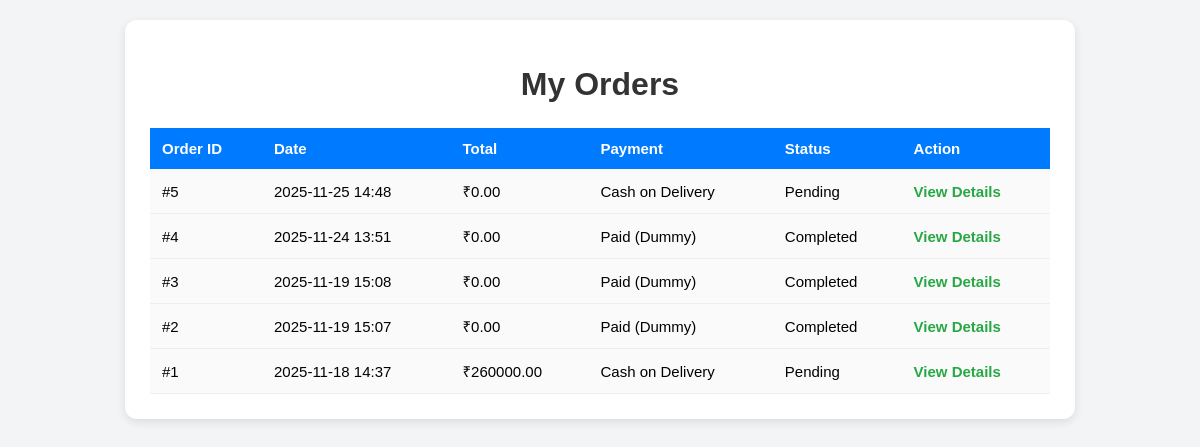
/my-orders/ (signed in), run on the app's committed database.
### Commerce/models.py (models this page shows, shortened)
class Order(models.Model):
    PAYMENT_CHOICES = [
        ('COD', 'Cash on Delivery'),
        ('PAID', 'Paid (Dummy)')
    ]
    user = models.ForeignKey(User, on_delete=models.CASCADE)
    created_at = models.DateTimeField(auto_now_add=True)
    total_amount = models.DecimalField(max_digits=10, decimal_places=2)
    payment_method = models.CharField(max_length=10, choices=PAYMENT_CHOICES, default='COD')
    payment_status = models.CharField(max_length=20, default='Pending')

### Commerce/views.py (the view)
# urls.py: path('my-orders/', views.my_orders, name='my_orders'),
@login_required
def my_orders(request):
    orders = Order.objects.filter(user=request.user).order_by('-created_at')
    return render(request, 'my_orders.html', {'orders': orders})

### templates/my_orders.html (shortened to what this page needs)
{% load static %}
<!DOCTYPE html>
<html>
<head>
  <link rel="stylesheet" href="{% static 'my_orders.css' %}">
</head>
<body>
  <div class="orders-container">
    <h1>
      My Orders
    </h1>
    {% if orders %}
    <table>
      <tr>
        <th>Order ID</th>
        <th>Date</th>
        <th>Total</th>
        <th>Payment</th>
        <th>Status</th>
        <th>Action</th>
      </tr>
      {% for order in orders %}
      <tr>
        <td>#{{ order.id }}</td>
        <td>{{ order.created_at|date:"Y-m-d H:i" }}</td>
        <td>₹{{ order.total_amount }}</td>
        <td>{{ order.get_payment_method_display }}</td>
        <td>{{ order.payment_status }}</td>
        <td>
          <a href="{% url 'order_details' order.id %}" class="view-details-link">View Details</a>
        </td>
      </tr>
      {% endfor %}
    </table>
    {% else %}
      <p class="no-orders">
        You haven't placed any orders yet.
      </p>
    {% endif %}
  </div>
</body>
</html>

### static/my_orders.css (style rules this page uses)
body { font-family: Arial, sans-serif; background: #f3f4f6; margin: 0; padding: 20px; display: flex; justify-content: center; }
.orders-container { background: white; width: 95%; max-width: 900px; padding: 25px; border-radius: 12px; box-shadow: 0 3px 10px rgba(0,0,0,0.1); }
.orders-container h1 { text-align: center; color: #333; margin-bottom: 25px; }
table { width: 100%; border-collapse: collapse; font-size: 15px; }
table tr:first-child { background: #007bff; color: white; }
table tr:not(:first-child) { background: #fafafa; border-bottom: 1px solid #eee; }
table th, table td { padding: 12px; text-align: left; }
.view-details-link { color: #28a745; text-decoration: none; font-weight: bold; }

### data on the page
Order: id "5", created_at "2025-11-25 14:48", total_amount "0.00", payment_method "Cash on Delivery", payment_status "Pending"
Order: id "4", created_at "2025-11-24 13:51", total_amount "0.00", payment_method "Paid (Dummy)", payment_status "Completed"
Order: id "3", created_at "2025-11-19 15:08", total_amount "0.00", payment_method "Paid (Dummy)", payment_status "Completed"
Order: id "2", created_at "2025-11-19 15:07", total_amount "0.00", payment_method "Paid (Dummy)", payment_status "Completed"
Order: id "1", created_at "2025-11-18 14:37", total_amount "260000.00", payment_method "Cash on Delivery", payment_status "Pending"
